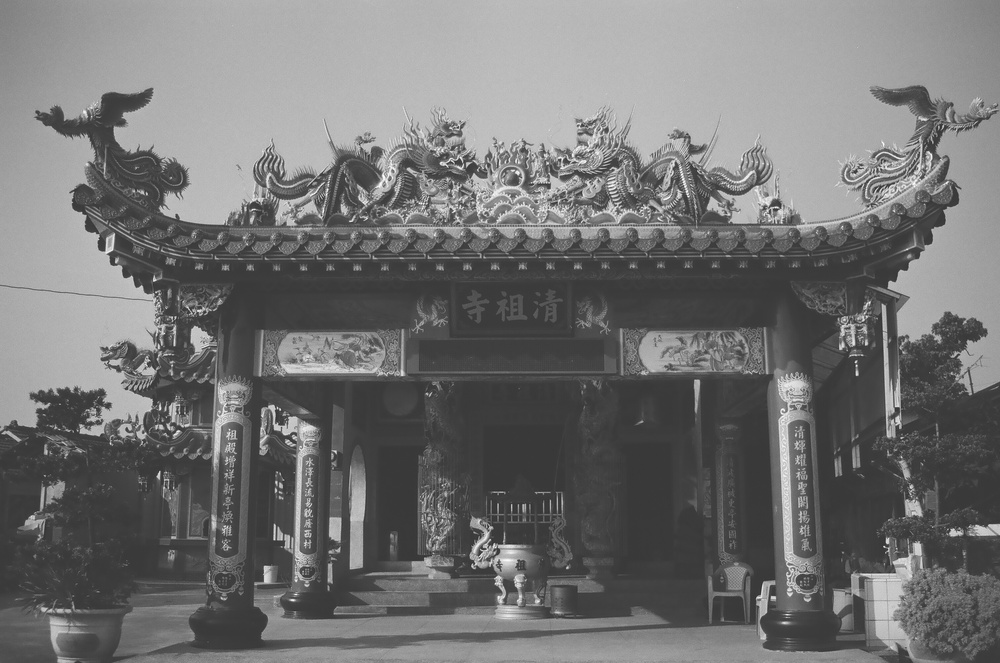
#> input picture 0.003.jpg, 1000 x 663 px, shrunk from 3024 x 2005 before the run
$ python hdr.py
#> lines starting #> are read from the running program, lines starting #| are printed output that depends on the picture
import cv2
import numpy as np


def readImagesAndTimes():

  # times = np.array([ 1/30.0, 0.25, 2.5, 15.0 ], dtype=np.float32)

  # filenames = ["img_0.033.jpg", "img_0.25.jpg", "img_2.5.jpg", "img_15.jpg"]
  filenames = ["0.003.jpg", "0.03.jpg", "0.3.jpg"]
  times = np.array([ 3/10.0, 3/10., 3/1. ], dtype=np.float32)
  images = []
  for filename in filenames:
    im = cv2.imread(filename)
#> im is the input picture: shape (663, 1000, 3); min 39, max 255, mean 114.7
    images.append(im)

  return images, times

if __name__ == '__main__':
  # Read images and exposure times
  print("Reading images ... ")

  images, times = readImagesAndTimes()
#> images = 3 items; times = [0.3, 0.3, 3]


  # Align input images
  print("Aligning images ... ")
  alignMTB = cv2.createAlignMTB()
  alignMTB.process(images, images)

  # Obtain Camera Response Function (CRF)
  print("Calculating Camera Response Function (CRF) ... ")
  calibrateDebevec = cv2.createCalibrateDebevec()
  responseDebevec = calibrateDebevec.process(images, times)
#> responseDebevec = 256 rows, first 8: [20922, 20922, 20922], [16909, 16909, 16909], [13665.7, 13665.7, 13665.7], [11044.8, 11044.8, 11044.8], [8926.4, 8926.4, 8926.4], [7214.5, 7214.5, 7214.5], [5830.9, 5830.9, 5830.9], [4712.5, 4712.5, 4712.5]

  # Merge images into an HDR linear image
  print("Merging images into one HDR image ... ")
  mergeDebevec = cv2.createMergeDebevec()
  hdrDebevec = mergeDebevec.process(images, times, responseDebevec)
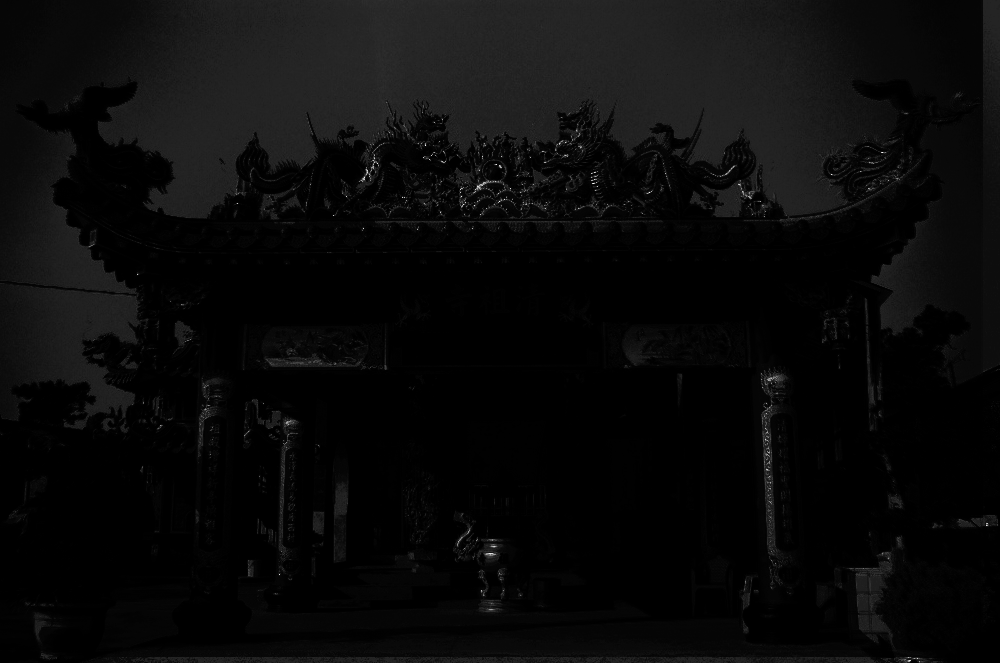
#> hdrDebevec: shape (663, 1000, 3) float32; min 0.34, max 363.4, mean 15; drawn with min black and max white
  # Save HDR image.
  cv2.imwrite("hdrDebevec2.hdr", hdrDebevec)
  print("saved hdrDebevec.hdr ")

  # Tonemap using Drago's method to obtain 24-bit color image
  print("Tonemaping using Drago's method ... ")
  tonemapDrago = cv2.createTonemapDrago(1.0, 0.7)
  ldrDrago = tonemapDrago.process(hdrDebevec)
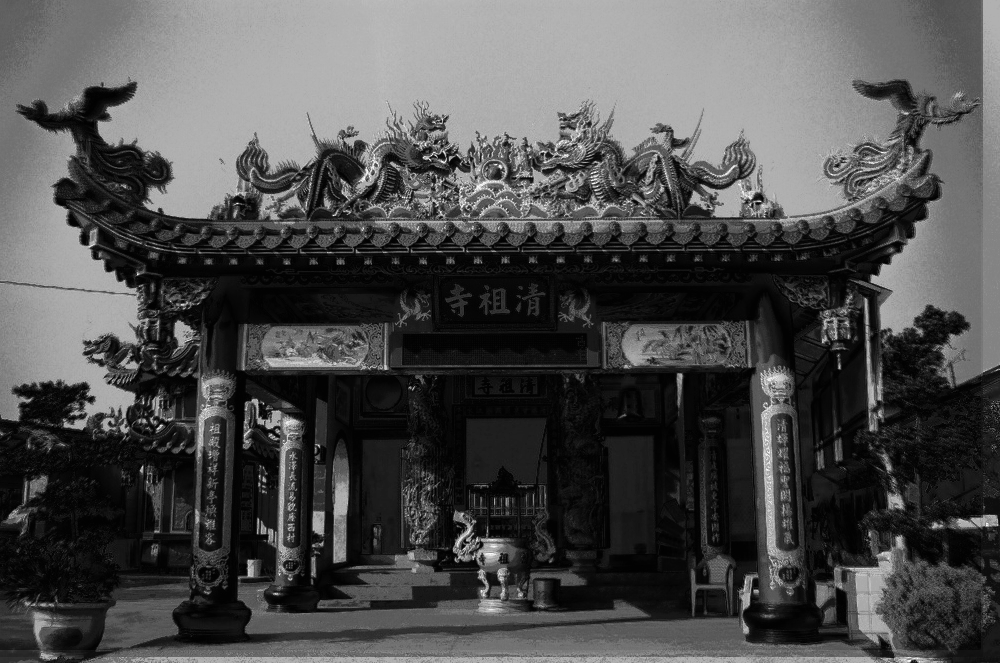
#> ldrDrago: shape (663, 1000, 3) float32; min 0, max 1, mean 0.304
  ldrDrago = 3 * ldrDrago
  cv2.imwrite("ldr-Drago2.jpg", ldrDrago * 255)
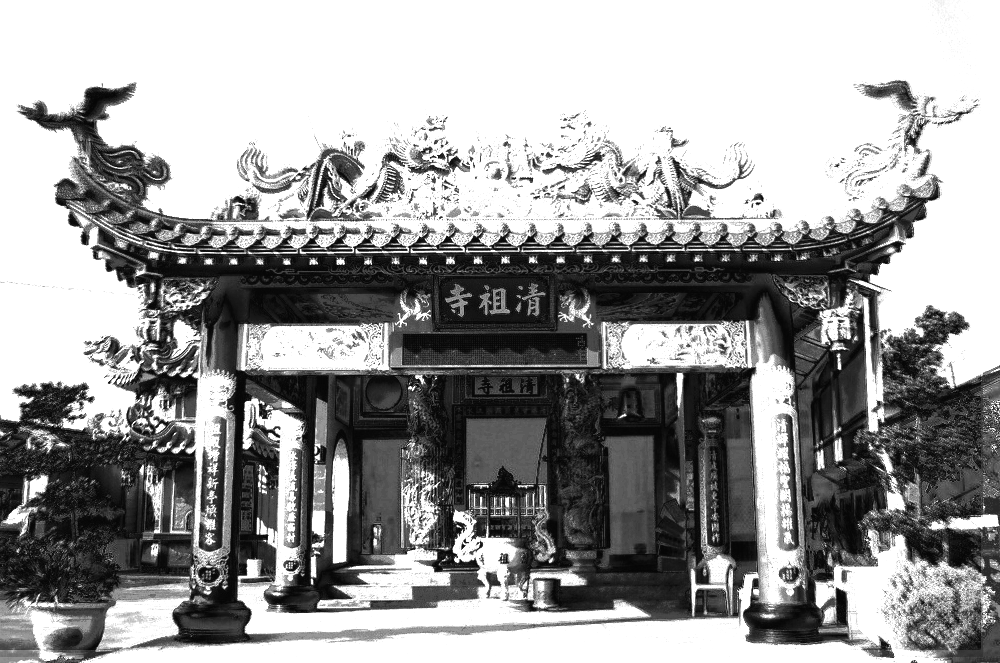
#> saved as ldr-Drago2.jpg: shape (663, 1000, 3); min 0, max 255, mean 155.4
  print("saved ldr-Drago.jpg")

  # [9 lines of commented-out code are left out]
  print("Tonemaping using Reinhard's method ... ")
  tonemapReinhard = cv2.createTonemapReinhard(1.5, 0,0,0)
  ldrReinhard = tonemapReinhard.process(hdrDebevec)
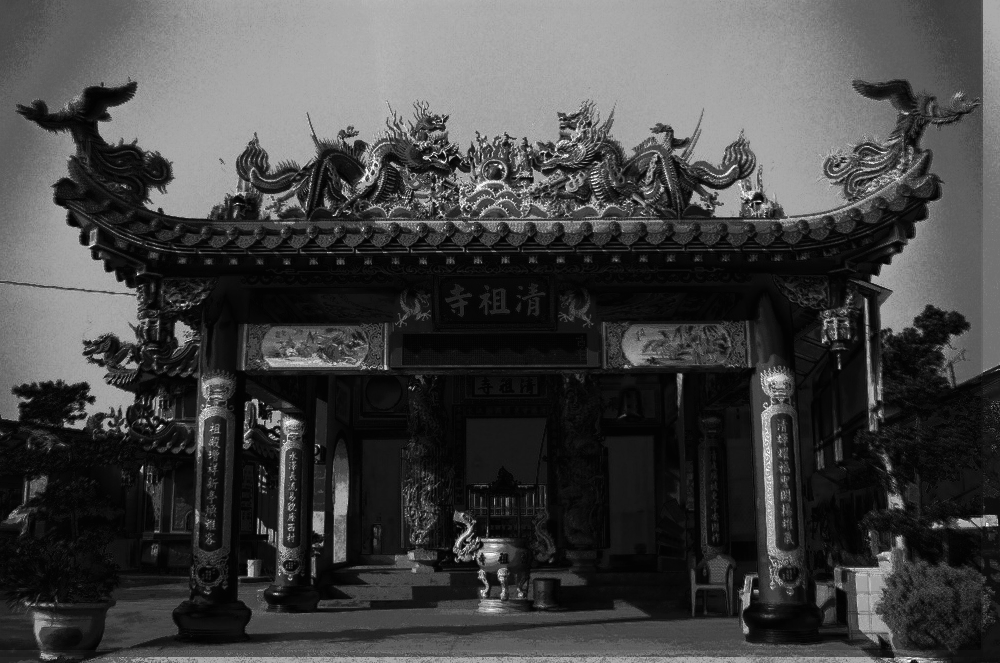
#> ldrReinhard: shape (663, 1000, 3) float32; min 2.34e-12, max 1, mean 0.267
  cv2.imwrite("ldr-Reinhard2.jpg", ldrReinhard * 255)
  print("saved ldr-Reinhard.jpg")

  # Tonemap using Mantiuk's method to obtain 24-bit color image
  print("Tonemaping using Mantiuk's method ... ")
  tonemapMantiuk = cv2.createTonemapMantiuk(2.2,0.85, 1.2)
  ldrMantiuk = tonemapMantiuk.process(hdrDebevec)
#> ldrMantiuk: shape (663, 1000, 3) float32; 0% of the values are NaN or infinite; the others: min 0.0298, max 1, mean 0.281
  ldrMantiuk = 3 * ldrMantiuk
#> ldrMantiuk: shape (663, 1000, 3) float32; 0% of the values are NaN or infinite; the others: min 0.0893, max 3, mean 0.844
  cv2.imwrite("ldr-Mantiuk2.jpg", ldrMantiuk * 255)
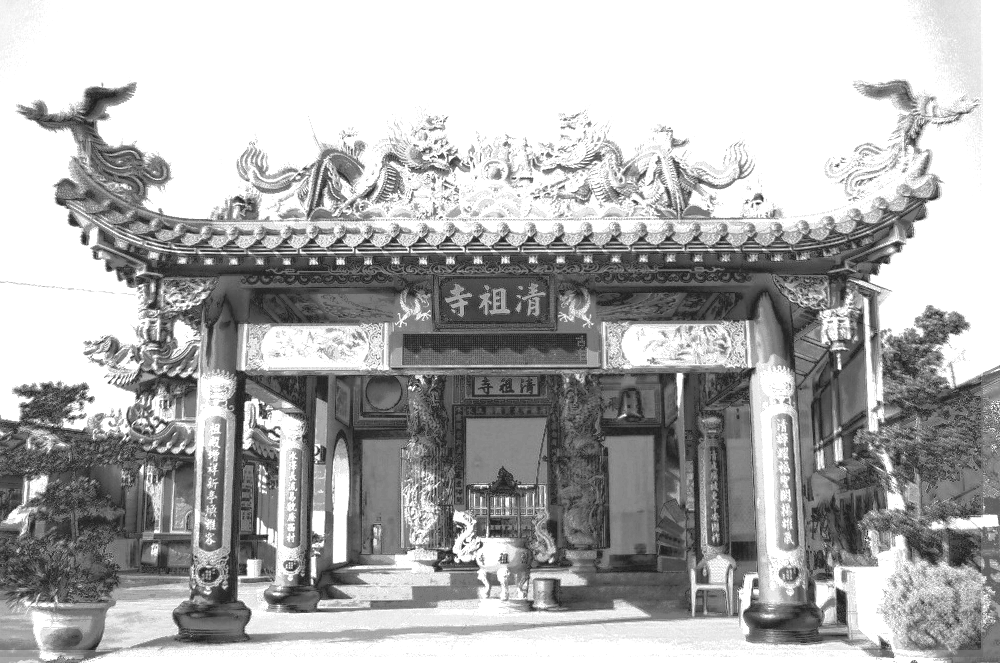
#> saved as ldr-Mantiuk2.jpg: shape (663, 1000, 3); min 0, max 255, mean 175.4
  print("saved ldr-Mantiuk.jpg")
